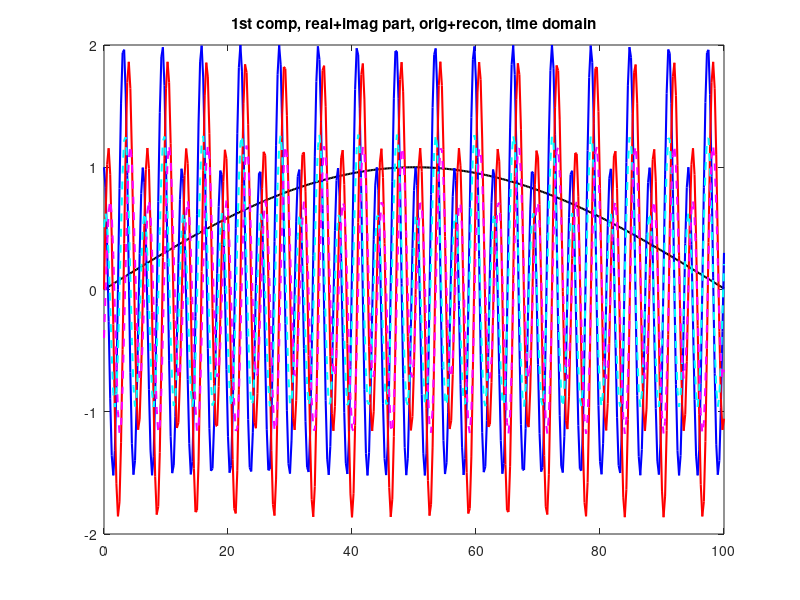
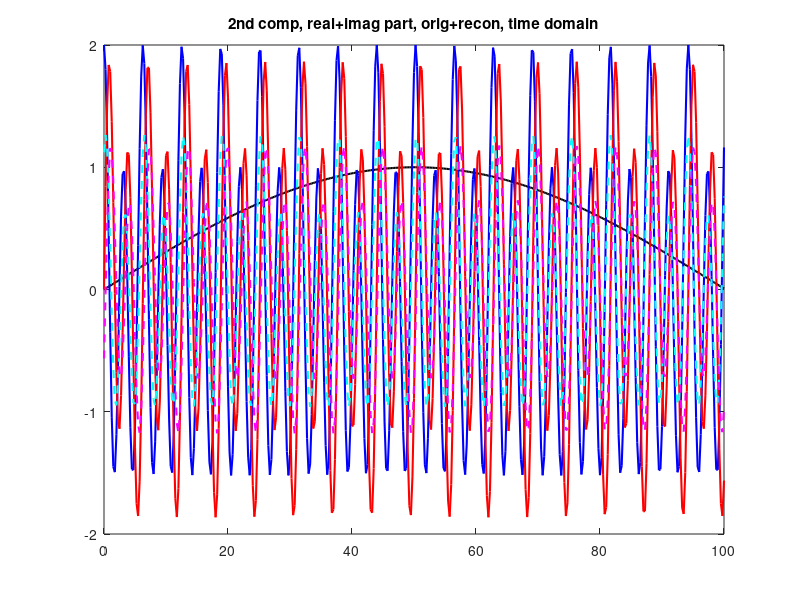
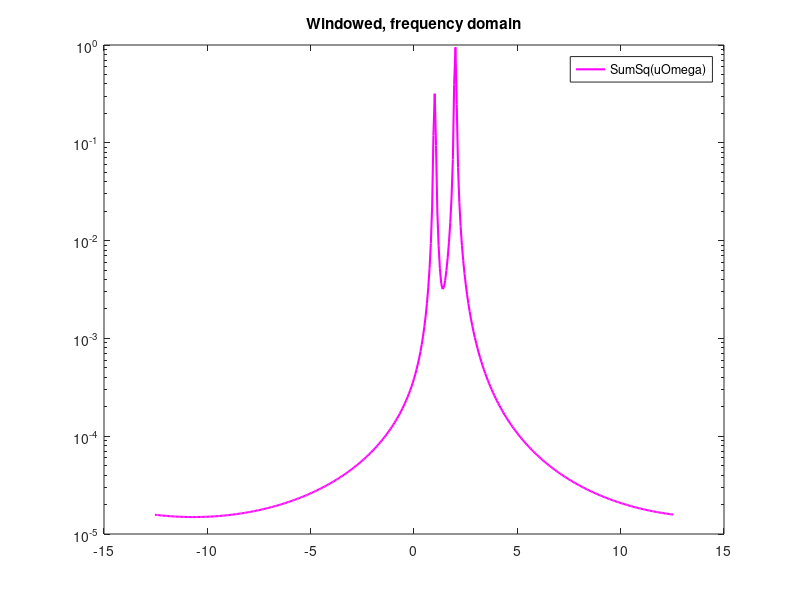

Write the MATLAB code that produced these figures, in order.
%-*-octave-*--
%
% hamsim: perform a Hamiltonian simulation u(t) = exp(iHt) b
%
% USAGE:
% 
% [u] = hamsim(H, bvec, verbose, cfl)
%
% INPUT:
% H: Hermitian matrix
% bvec: Right hand side
%
% OUTPUT:
% u: solution vector at every time step
%
function [uTime] = hamsim(H, bvec, verbose, cfl)
  filterTime = 0;
  firstOrder = 1;
  leapFrog = 0;
  magnus = 1;
  rk4 = 0;
  abs_or_real=0; # plot the abs of the solution (1 for real)

#  U=[1, 0; 0, 1];
  U=[1, 1; -1, 1]/sqrt(2);
  Lambda=[1 , 0; 0, 2];

  H = U*Lambda*U';

  H2 = H*H;

  if nargin < 2
    bvec = [1;2];
  end

  if nargin < 3
    verbose = 1;
  end
  
  if nargin < 4
    cfl = 0.5; #depends on the method
  end

  [n1 n2] = size(H);
  [n3 n4] = size(bvec);
  printf("size(H)=(%d, %d), size(bvec)=(%d, %d)\n", n1, n2, n3, n4);

% The number of columns in b doesn't really matter
  if (n1 == n2 && n3 == n1)
    goodDim=1;
  else
    goodDim=0;
  end

  if !goodDim
    printf("Dimensions make no sense, sorry...\n");
    return;
  end
  printf("Dimensions look ok...\n");
#  return;
  
  Nrow = n1; # vector dimension

# estimate largest eigenvalue

  lambda = eig(H);
  maxeig = norm(lambda,"inf");
  if (verbose)
    printf("(maxeig) = (%e)\n", maxeig);
  end

# final time
  Tfinal = 100;

# time step
  dt = cfl/maxeig; # largest eigenvalue of H0 = d3, H0+poly*H1 estimated by maxeig
  nsteps = ceil(Tfinal/dt)+1;
  dt = Tfinal/(nsteps-1);
  if (verbose)
    printf("Final time = %e, number of time steps = %d, max eigenvalue = %e, cfl = %e, time step = %e\n", ...
	   Tfinal, nsteps, maxeig, cfl, dt);
  end

# allocation of solution vectors
  uTime = zeros(Nrow,nsteps);

# initial data 
  uTime(:,1) = bvec;
  
# 3rd order Taylor expansion to t = +dt
#  uTime(:,2) = bvec + dt * I * H *bvec - 0.5*dt^2 * (H2*bvec) ;

# 4th order Taylor expansion to t = +dt
  uTime(:,2) = bvec + dt * I * H *bvec - 0.5*dt^2 * (H*H*bvec) - I*(dt^3)/6 * H*H*H*bvec ;
# adding another term in the expansion generates more wiggles

# for computing the energy
  v1 = zeros(Nrow,1);
  v2 = zeros(Nrow,1);

  t=dt;
  step=1;
# evaluate energy
  if (verbose)
    v1 = uTime(:,step+1) + uTime(:,step);
    v2 = uTime(:,step+1) - uTime(:,step);
    energy1 = 0.25*(norm(v1)^2 - norm(v2)^2);
    energy = uTime(:,1)'*H*uTime(:,1);

    printf("Time step = %d, time = %e, energy1 = %e, energy = %e\n", step, t, energy1, energy);
  end # if verbose

# time stepping loop, harmonic oscillator, 1st order formulation

  if (firstOrder)
    if (leapFrog)
      for step=2:nsteps-1
	uTime(:,step+1) = uTime(:,step-1) + 2*dt*I*(H*uTime(:,step));

	t = t+dt;
				# evaluate energy
	if (verbose)
	  if (mod(step,1000)==0 || step==nsteps-1)
	    v1 = uTime(:,step+1) + uTime(:,step);
	    v2 = uTime(:,step+1) - uTime(:,step);
	    energy = 0.25*(norm(v1)^2 - norm(v2)^2);

	    printf("Time step = %d, time = %e, energy = %e\n", step, t, energy);
	  end
	end # if verbose
      end # time stepping loop
    elseif (magnus)
       expH = zeros(Nrow,Nrow);
      for row=1:Nrow
	expH(row,row) = exp(I*dt*Lambda(row,row));
      end
#      expH
      for step=1:nsteps-1
	uTime(:,step+1) = U*expH*U' * uTime(:,step);

	t = t+dt;
				# evaluate energy
	if (verbose)
	  if (mod(step,1000)==0 || step==nsteps-1)
	    v1 = uTime(:,step+1) + uTime(:,step);
	    v2 = uTime(:,step+1) - uTime(:,step);
	    energy = 0.25*(norm(v1)^2 - norm(v2)^2);
	    energy = uTime(:,step+1)'*H*uTime(:,step+1);

	    printf("Time step = %d, time = %e, energy = %e\n", step, t, energy);
	  end
	end # if verbose
      end # time stepping loop
    elseif (rk4) # RK-4		
      k1 = zeros(Nrow,1);
      k2 = zeros(Nrow,1);
      k3 = zeros(Nrow,1);
      k4 = zeros(Nrow,1);
      for step=1:nsteps-1
	
	k1 = I*H*uTime(:,step);
	k2 = k1 + 0.5*dt*I*H*k1;
	k3 = k1 + 0.5*dt*I*H*k2;
	k4 = k1 + dt*I*H*k3;

	uTime(:,step+1) = uTime(:,step) + dt/6 * (k1 + 2*k2 + 2*k3 + k4);
	
	t = t+dt;
				# evaluate energy
	if (verbose)
	  if (mod(step,1000)==0 || step==nsteps-1)
	    v1 = uTime(:,step+1) + uTime(:,step);
	    v2 = uTime(:,step+1) - uTime(:,step);
	    energy = 0.25*(norm(v1)^2 - norm(v2)^2);

	    printf("Time step = %d, time = %e, energy = %e\n", step, t, energy);
	  end
	end # if verbose
      end # time stepping loop
    else
      printf("ERROR: Undefined time-integration method\n");
      return;
    end # RK-4
  else
# second order formulation
    dt2 = dt*dt;
    for step=2:nsteps-1
      uTime(:,step+1) = 2*uTime(:,step) - uTime(:,step-1) - dt2*H2*uTime(:,step);

      t = t+dt;
				# evaluate energy
      if (verbose)
	if (mod(step,1000)==0 || step==nsteps-1)
	  v1 = uTime(:,step+1) + uTime(:,step);
	  v2 = uTime(:,step+1) - uTime(:,step);
	  energy = 0.25*(norm(v1)^2 - norm(v2)^2);

	  printf("Time step = %d, time = %e, energy = %e\n", step, t, energy);
	end
      end # if verbose
    end # time stepping loop
  end
  
  Tperiod = Tfinal+dt;
  df = 1/Tperiod;
  Nf = nsteps;
  td = dt*[0:nsteps-1];

#  legend("u0", "u1","location","northeast");

  
# Filter the numerical solution to get rid of small high wavenumber oscillations
% optionally filter
  if (filterTime)
    fc = 0.5*Nf;
    [b a]=mybutter2(2*dt*fc);
    uFilt = zeros(Nrow,nsteps);
    for k=1:Nrow
      uFilt(k,:)= myfiltfilt(b,a,uTime(k,:));
    end

    figure(3);
    h = plot(td, uFilt(1,:),'b', td, uFilt(2,:),'r-');
    set(h,"linewidth",1.5);
    title("Filtered Time domain");
#    uTime = uFilt;
  end
  

	     # Window the time response before Fourier transforming it
#  wind = ones(1,nsteps);
  wind = sin(pi*td/Tperiod);
#  wind = exp(-( (td-0.5*Tperiod)/(0.5*Tperiod/4) ).^2);
  uWind = zeros(Nrow, nsteps);
  for (k=1:Nrow)
    uWind(k,:) = uTime(k,:).*wind;
  end
  
  freq=[ -(ceil((Nf-1)/2):-1:1), 0, (1:floor((Nf-1)/2)) ] * df; # In Hz
  om = 2*pi*freq; % angular frequency
# Discrete Fourier transformation of the time traces
  uOmega = fftshift(fft(ifftshift(uWind),Nf,2))/Nf;

				# find the eigenvalues
  uAvg = sqrt(sumsq(uOmega, 1)/Nrow);
  maxPnts=zeros(Nrow,1);
  numMaxPnts=0;
  for k=2:nsteps-1
    dp = uAvg(k+1) - uAvg(k);
    dm = uAvg(k) - uAvg(k-1);
    if (dp*dm < 0 && dm>0)
      numMaxPnts = numMaxPnts+1;
      maxPnts(numMaxPnts)=k;
    end
  end

  for q=1:numMaxPnts
    printf("Max at q=%d, freq(q)=%e\n", maxPnts(q), om(maxPnts(q)));
    printf("uOmega: "); uOmega(:,maxPnts(q))
  end

				# try to reconstruct the time function
  uRec=zeros(Nrow, nsteps);
  for q=1:numMaxPnts
    lambda = om(maxPnts(q));
    amp = uOmega(:, maxPnts(q));
    for row=1:Nrow
      uRec(row,:) = uRec(row,:) + amp(row)*exp(I*lambda*td);
    end
  end
  
  figure(1);
  h = plot(td, wind, 'k', td, real(uTime(1,:)),'b', td, imag(uTime(1,:)),'r',...
	   td, real(uRec(1,:)),'c--', td, imag(uRec(1,:)),'m--');
  set(h,"linewidth",1.5);
  set(h,"markersize",3);
  title("1st comp, real+imag part, orig+recon, time domain");

  figure(2);
  h = plot(td, wind, 'k', td, real(uTime(2,:)),'b', td, imag(uTime(2,:)),'r',...
	   td, real(uRec(2,:)),'c--', td, imag(uRec(2,:)),'m--');
  set(h,"linewidth",1.5);
  set(h,"markersize",3);
  title("2nd comp, real+imag part, orig+recon, time domain");

  figure(3);
  h = semilogy( om, uAvg, 'm-');
    
  set(h,"linewidth",1.5);
  set(h,"markersize",3);
  legend("SumSq(uOmega)");
  title("Windowed, frequency domain");
    
end
